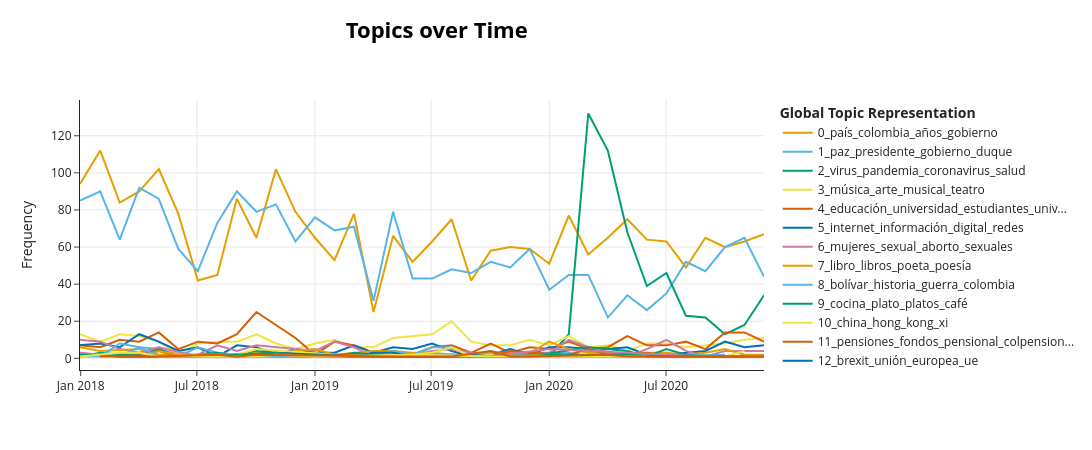

The code cell stored with this chart in its notebook:
### Code cell
fig = topic_model.visualize_topics_over_time(topics_over_time, top_n_topics=20)
fig.show()
